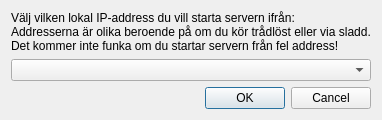
<?xml version="1.0" encoding="UTF-8"?>
<ui version="4.0">
 <class>ServerHostnameSelectDialog</class>
 <widget class="QDialog" name="ServerHostnameSelectDialog">
  <property name="geometry">
   <rect>
    <x>0</x>
    <y>0</y>
    <width>342</width>
    <height>116</height>
   </rect>
  </property>
  <property name="windowTitle">
   <string>Dialog</string>
  </property>
  <property name="accessibleName">
   <string>MainWindow</string>
  </property>
  <layout class="QGridLayout" name="gridLayout">
   <item row="0" column="0">
    <layout class="QVBoxLayout" name="MainVLayout" stretch="0,0">
     <item>
      <widget class="QLabel" name="IPSelectLabel">
       <property name="text">
        <string>Välj vilken lokal IP-address du vill starta servern ifrån:
Addresserna är olika beroende på om du kör trådlöst eller via sladd.
Det kommer inte funka om du startar servern från fel address! </string>
       </property>
       <property name="alignment">
        <set>Qt::AlignLeading|Qt::AlignLeft|Qt::AlignVCenter</set>
       </property>
      </widget>
     </item>
     <item>
      <widget class="QComboBox" name="IPComboSelect"/>
     </item>
    </layout>
   </item>
   <item row="1" column="0">
    <widget class="QDialogButtonBox" name="buttonBox">
     <property name="orientation">
      <enum>Qt::Horizontal</enum>
     </property>
     <property name="standardButtons">
      <set>QDialogButtonBox::Cancel|QDialogButtonBox::Ok</set>
     </property>
    </widget>
   </item>
  </layout>
 </widget>
 <resources/>
 <connections>
  <connection>
   <sender>buttonBox</sender>
   <signal>accepted()</signal>
   <receiver>ServerHostnameSelectDialog</receiver>
   <slot>accept()</slot>
   <hints>
    <hint type="sourcelabel">
     <x>248</x>
     <y>254</y>
    </hint>
    <hint type="destinationlabel">
     <x>157</x>
     <y>274</y>
    </hint>
   </hints>
  </connection>
  <connection>
   <sender>buttonBox</sender>
   <signal>rejected()</signal>
   <receiver>ServerHostnameSelectDialog</receiver>
   <slot>reject()</slot>
   <hints>
    <hint type="sourcelabel">
     <x>316</x>
     <y>260</y>
    </hint>
    <hint type="destinationlabel">
     <x>286</x>
     <y>274</y>
    </hint>
   </hints>
  </connection>
 </connections>
</ui>
